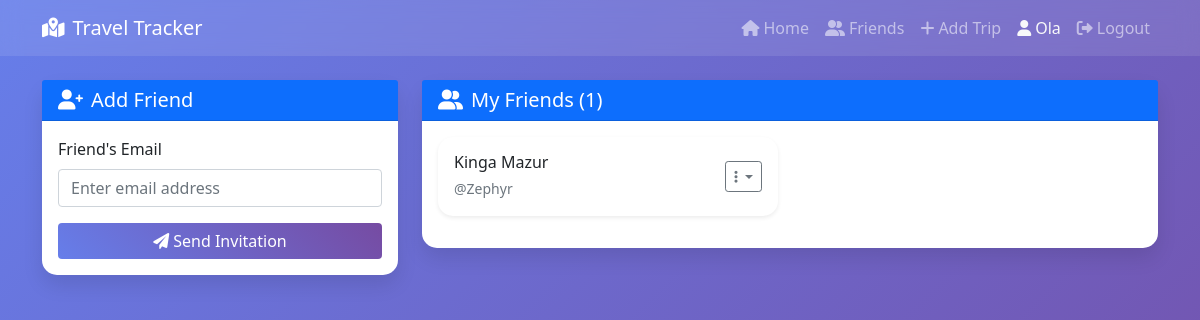
Screenshot of /friends (signed in) with the database file from the repository.
### users.py (models this page shows, shortened)
class User(UserMixin, db.Model):
    id = db.Column(db.Integer, primary_key=True)
    username = db.Column(db.String(80), unique=True, nullable=False)
    email = db.Column(db.String(120), unique=True, nullable=False)
    password_hash = db.Column(db.String(200), nullable=False)
    first_name = db.Column(db.String(50), nullable=False)
    last_name = db.Column(db.String(50), nullable=False)
    created_at = db.Column(db.DateTime, default=datetime.utcnow)
    is_active = db.Column(db.Boolean, default=True)
    @property
    def full_name(self):
        return f"{self.first_name} {self.last_name}"

### routes.py (the view)
@main_bp.route('/friends')
@login_required
def friends():
    user_friends = Friendship.get_user_friends(current_user.id)
    pending_requests = Friendship.get_pending_requests(current_user.id)
    sent_requests = Friendship.get_sent_requests(current_user.id)
    return render_template('friends.html',
                         friends=user_friends,
                         pending_requests=pending_requests,
                         sent_requests=sent_requests)

### app.py (called while the page is built)
def create_app():
    app = Flask(__name__)
    app.config.from_object('config.Config')
    db.init_app(app)
    login_manager.init_app(app)
    login_manager.login_view = 'main.login'
    login_manager.login_message = 'You must log in to access this page.'
    login_manager.login_message_category = 'info'
    @login_manager.user_loader
    def load_user(user_id):
        from users import User
        return User.query.get(int(user_id))
    from routes import main_bp
    app.register_blueprint(main_bp)
    return app

### friends.py (called while the page is built)
    @staticmethod
    def get_user_friends(user_id):
        from users import User
        friendships = Friendship.query.filter(
            ((Friendship.requester_id == user_id) | (Friendship.addressee_id == user_id)) &
            (Friendship.status == 'accepted')
        ).all()
        friends = []
        for friendship in friendships:
            friend_id = friendship.addressee_id if friendship.requester_id == user_id else friendship.requester_id
            friend = User.query.get(friend_id)
            if friend:
                friends.append(friend)
        return friends

    @staticmethod
    def get_pending_requests(user_id):
        return Friendship.query.filter(
            (Friendship.addressee_id == user_id) & (Friendship.status == 'pending')
        ).all()

    @staticmethod
    def get_sent_requests(user_id):
        return Friendship.query.filter(
            (Friendship.requester_id == user_id) & (Friendship.status == 'pending')
        ).all()

### templates/friends.html (shortened to what this page needs)
{% extends "base.html" %}
{% block content %}
<div class="row">
    <div class="col-md-4">
        <div class="card mb-4">
            <div class="card-header bg-primary text-white">
                <h5 class="mb-0">
                    <i class="fas fa-user-plus me-2"></i>Add Friend
                </h5>
            </div>
            <div class="card-body">
                <form action="{{ url_for('main.send_friend_request') }}" method="POST">
                    <div class="mb-3">
                        <label for="email" class="form-label">Friend's Email</label>
                        <input type="email" class="form-control" id="email" name="email"
                               placeholder="Enter email address" required>
                    </div>
                    <button type="submit" class="btn btn-primary w-100">
                        <i class="fas fa-paper-plane me-1"></i>Send Invitation
                    </button>
                </form>
            </div>
        </div>
    </div>
    <div class="col-md-8">
        <div class="card">
            <div class="card-header bg-primary text-white">
                <h5 class="mb-0">
                    <i class="fas fa-user-friends me-2"></i>My Friends ({{ friends|length }})
                </h5>
            </div>
            <div class="card-body">
                {% if friends %}
                    <div class="row">
                        {% for friend in friends %}
                        <div class="col-md-6 mb-3">
                            <div class="card border-0 shadow-sm">
                                <div class="card-body">
                                    <div class="d-flex justify-content-between align-items-center">
                                        <div>
                                            <h6 class="mb-1">{{ friend.full_name }}</h6>
                                            <small class="text-muted">@{{ friend.username }}</small>
                                        </div>
                                        <div class="dropdown">
                                            <button class="btn btn-sm btn-outline-secondary dropdown-toggle"
                                                    type="button" data-bs-toggle="dropdown">
                                                <i class="fas fa-ellipsis-v"></i>
                                            </button>
                                        </div>
                                    </div>
                                </div>
                            </div>
                        </div>
                        {% endfor %}
                    </div>
                {% else %}
                    <div class="text-center py-4">
                        <i class="fas fa-users fa-3x text-muted mb-3"></i>
                        <h6 class="text-muted">No friends yet</h6>
                        <p class="text-muted">Start by sending friend invitations using email addresses!</p>
                    </div>
                {% endif %}
            </div>
        </div>
    </div>
</div>
{% endblock %}

### templates/base.html (shortened to what this page needs)
<!DOCTYPE html>
<html lang="en">
<head>
    <link href="https://cdn.jsdelivr.net/npm/bootstrap@5.1.3/dist/css/bootstrap.min.css" rel="stylesheet">
    <link href="https://cdnjs.cloudflare.com/ajax/libs/font-awesome/6.0.0/css/all.min.css" rel="stylesheet">
</head>
<body>
    <nav class="navbar navbar-expand-lg navbar-dark">
        <div class="container">
            <a class="navbar-brand" href="{{ url_for('main.index') }}">
                <i class="fas fa-map-marked-alt me-2"></i>Travel Tracker
            </a>
            <div class="navbar-nav ms-auto">
                <a class="nav-link" href="{{ url_for('main.index') }}">
                    <i class="fas fa-home me-1"></i>Home
                </a>
                {% if current_user.is_authenticated %}
                    <a class="nav-link" href="{{ url_for('main.friends') }}">
                        <i class="fas fa-user-friends me-1"></i>Friends
                    </a>
                    <a class="nav-link" href="{{ url_for('main.add_trip') }}">
                        <i class="fas fa-plus me-1"></i>Add Trip
                    </a>
                    <span class="nav-link text-light">
                        <i class="fas fa-user me-1"></i>{{ current_user.first_name }}
                    </span>
                    <a class="nav-link" href="{{ url_for('main.logout') }}">
                        <i class="fas fa-sign-out-alt me-1"></i>Logout
                    </a>
                {% endif %}
            </div>
        </div>
    </nav>
    <div class="container mt-4">
        {% block content %}{% endblock %}
    </div>
</body>
</html>

### templates/base.html (style rules this page uses)
body { background: linear-gradient(135deg, #667eea 0%, #764ba2 100%); min-height: 100vh; }
.card { box-shadow: 0 10px 20px rgba(0,0,0,0.1); border: none; border-radius: 15px; }
.navbar { background: rgba(255,255,255,0.1) !important; backdrop-filter: blur(10px); }
.btn-primary { background: linear-gradient(45deg, #667eea, #764ba2); border: none; }

### rows the page displays
User: first_name "Ola"
User: full_name "Kinga Mazur", username "Zephyr"

### other values shown
{{ friends|length }} "1"
